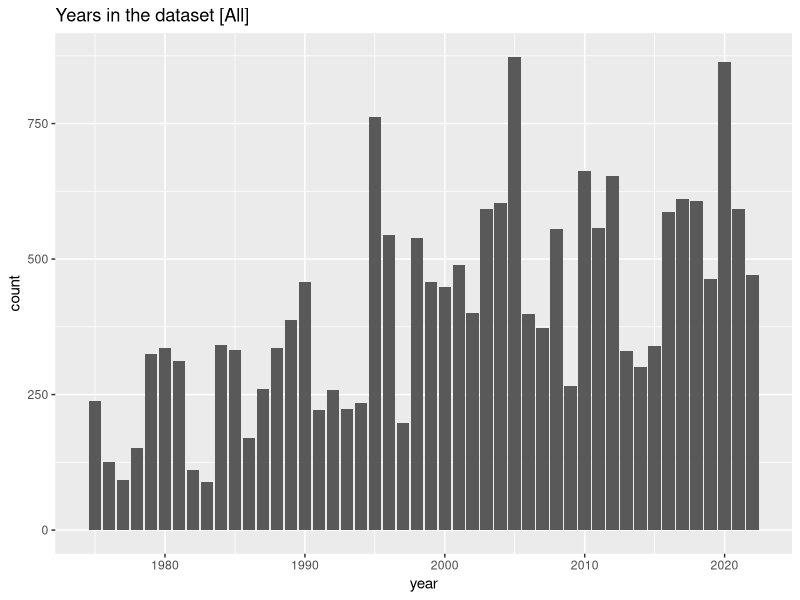
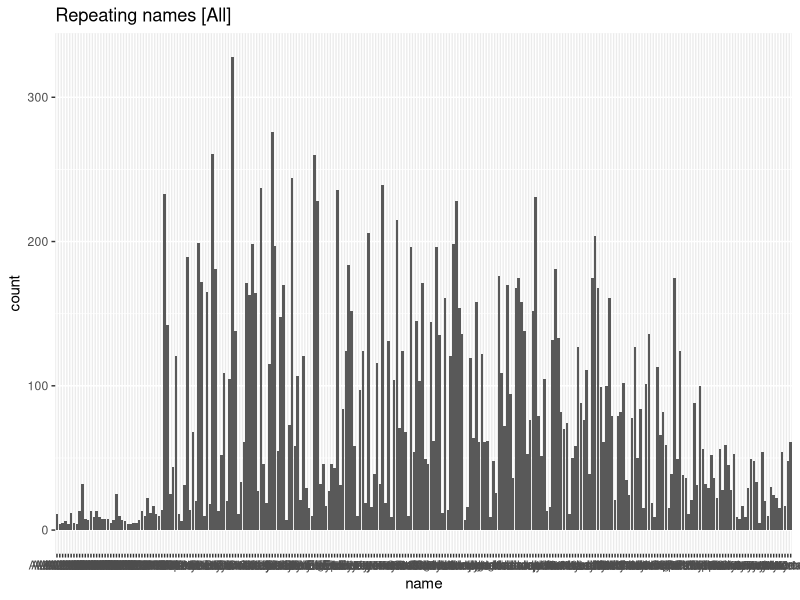
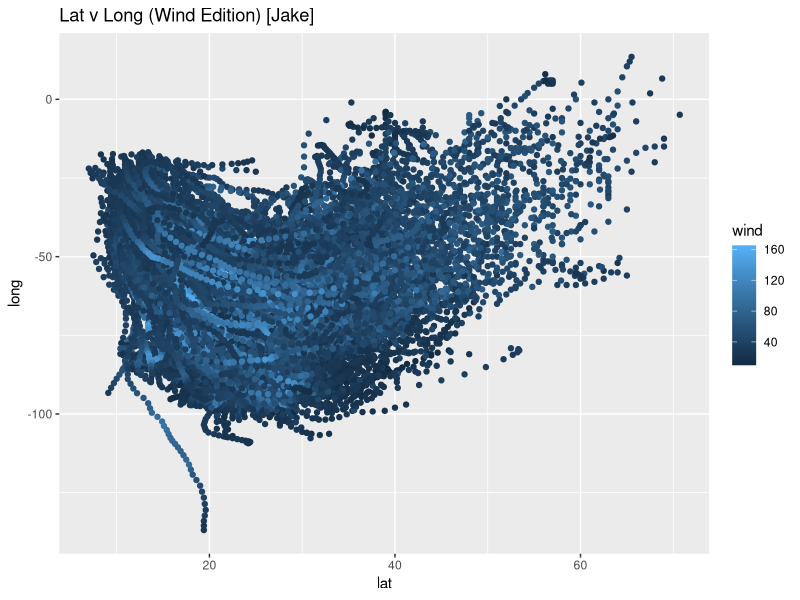
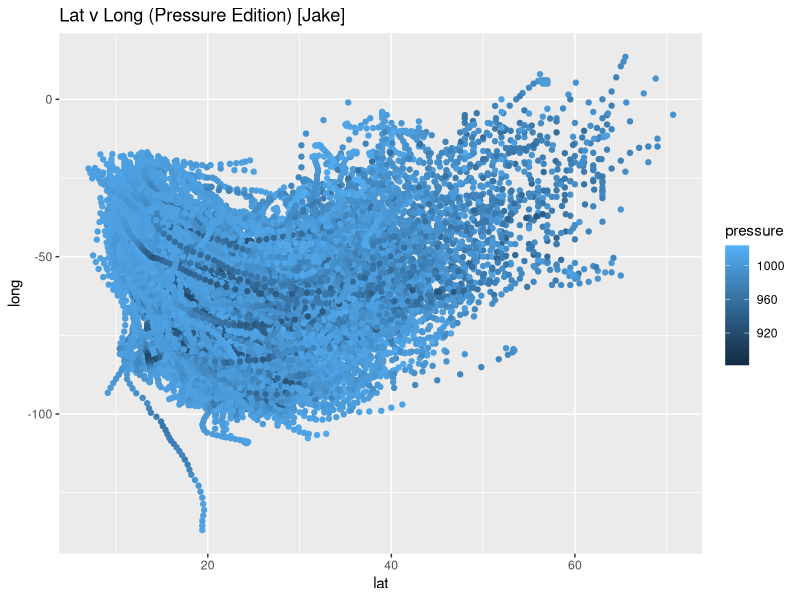
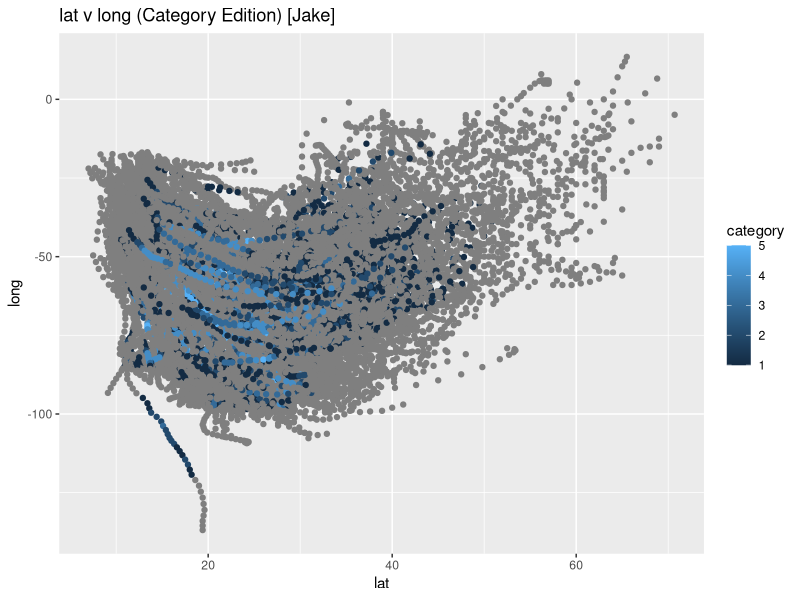
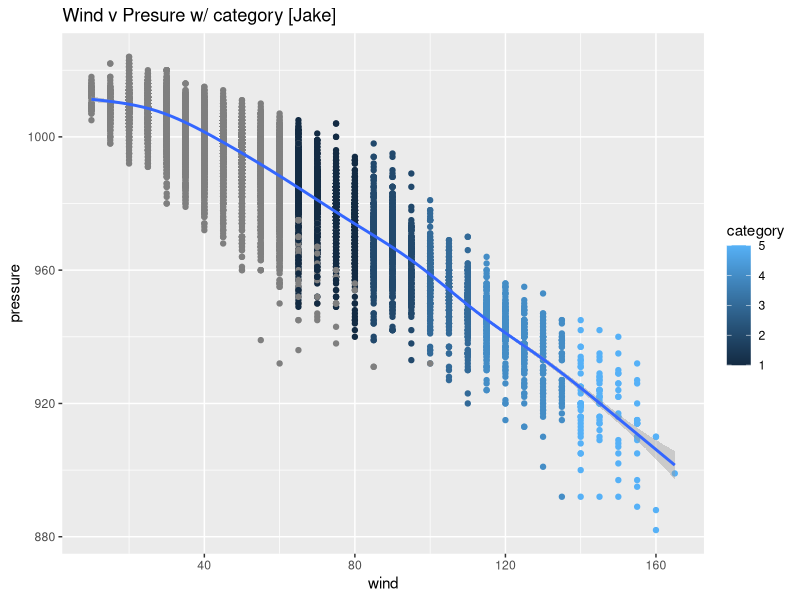
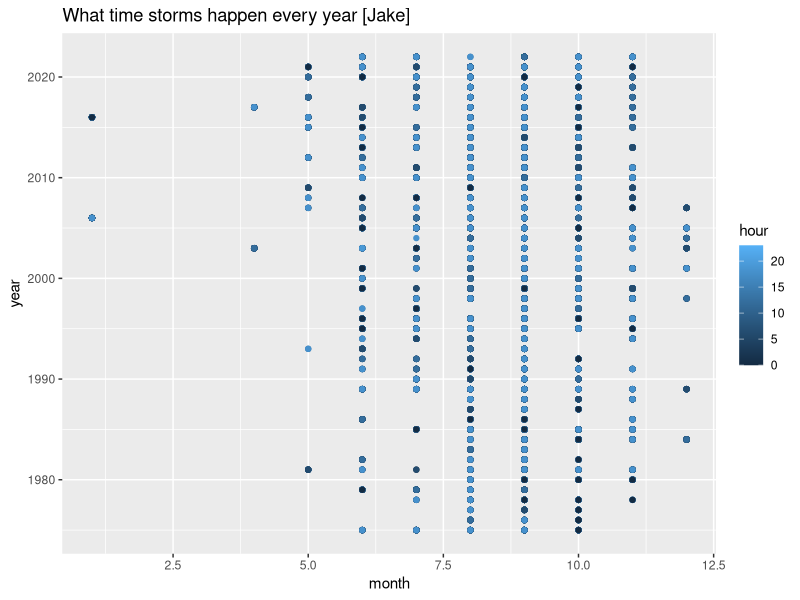
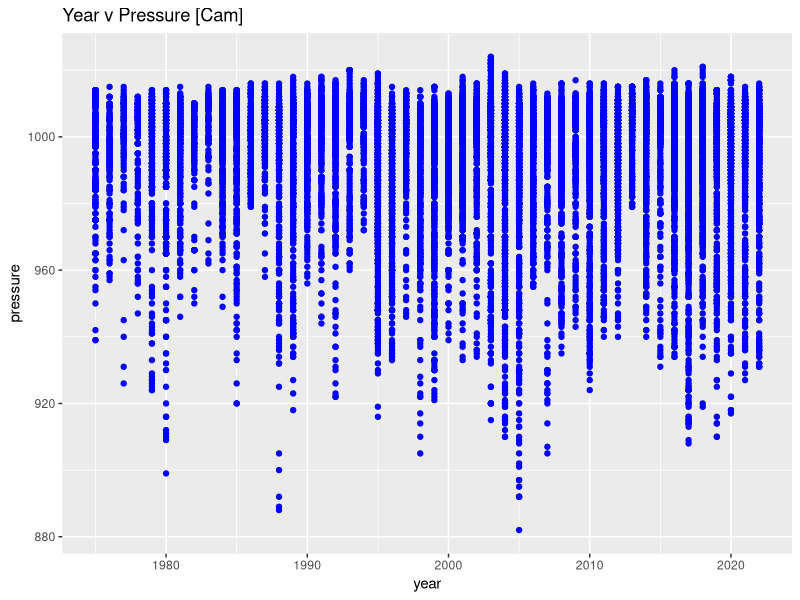

Write R code to recreate these figures, in order.
library(tidyverse) #loading the lib

storms

# name  |   year    |month  |day    |hour   |lat    
# <chr> |   <dbl>   |<dbl>  |<int>  |<dbl>  |<dbl>  

# |long   |status |category   |wind   |pressure
# |<dbl>  |<chr>  |<ord>      |<int>  |<int>

head = ggplot(data=storms) # we use head becuase it saves time during compile hence making testing faster

# 0.0 Playing Around
head +
geom_bar(mapping=aes(x=year)) +
ggtitle("Years in the dataset [All]")

# 0.1 Playing Around
head +
geom_bar(mapping=aes(x=name)) +
ggtitle("Repeating names [All]")

# 1.0 Jake
head +  
geom_point(mapping=aes(x=lat, y=long, color=wind))  +
ggtitle("Lat v Long (Wind Edition) [Jake]")

# 1.1 Jake
head +  
geom_point(mapping=aes(x=lat, y=long, color=pressure)) +
ggtitle("Lat v Long (Pressure Edition) [Jake]")

# 1.2 Jake
head +  
geom_point(mapping=aes(x=lat, y=long, color=category)) +
ggtitle("lat v long (Category Edition) [Jake]")

# 2 Jake
head +  
geom_point(mapping=aes(x=wind, y=pressure, color=category)) +
geom_smooth(mapping = aes(x = wind, y = pressure)) +
ggtitle("Wind v Presure w/ category [Jake]")

# 3 Jake
head +  
geom_point(mapping=aes(x=month, y=year, color=hour)) +
ggtitle("What time storms happen every year [Jake]")
# This probablly really says something cool if I could see colors

# 4 Cam
head + 
geom_point(mapping = aes(x = year, y = pressure), color="blue") +
ggtitle("Year v Pressure [Cam]")

# 5 Cam
head + 
geom_point(mapping = aes(x = month, y = pressure), color="blue") + 
ggtitle("Month v Pressure [Cam]")
# The pressure in the storms did not have a trend from year to year, but there was a trend across months. 
# Typically, summer months had a much higher spread in pressure than winter months.


# 6 Cole
head + 
geom_bar(mapping=aes(x=status, fill=status)) + 
facet_wrap(~year) +
ggtitle("Status per year [Cole]")
# shows how many of the different types of storms over the years.
